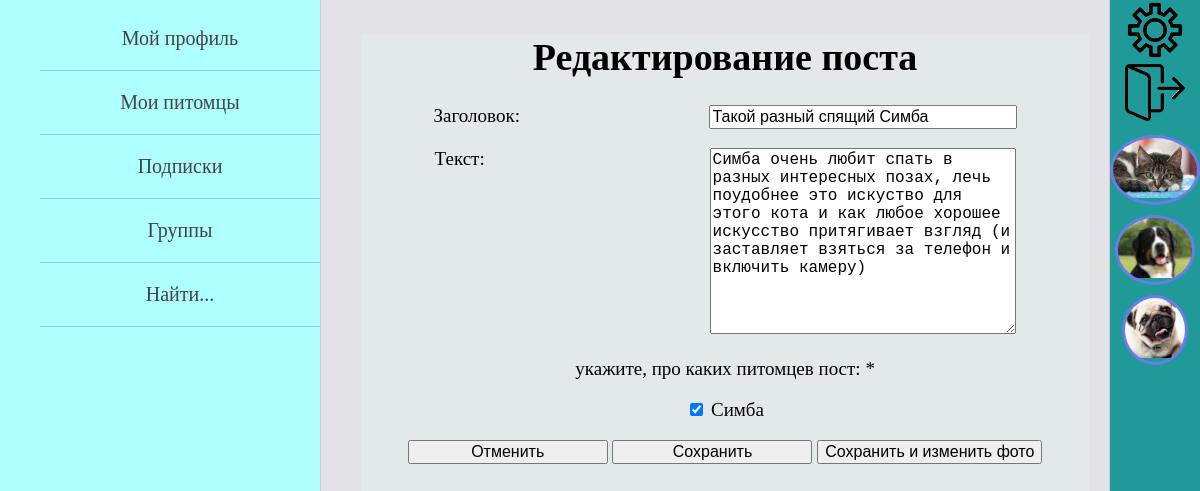
The page /posts/2/edit/ (signed in) on the database its author committed.
### pet_owners/models.py (models this page shows, shortened)
class OwnerPost(models.Model):
    autor = models.ForeignKey(settings.AUTH_USER_MODEL, on_delete=models.CASCADE, verbose_name='автор поста')
    title = models.CharField(max_length=105, blank=True, verbose_name='заголовок')
    text_of_post = models.TextField(max_length=2000, verbose_name='текст поста')
    animals = models.ManyToManyField(Animal, related_name='posts',
                                     verbose_name='питомцы в посте')
    is_published = models.BooleanField(default=True)
    date_create = models.DateTimeField(auto_now_add=True, verbose_name='дата создания поста')
    views = models.ManyToManyField(settings.AUTH_USER_MODEL, related_name='views', verbose_name='просмотры')
    likes = models.ManyToManyField(settings.AUTH_USER_MODEL, related_name='likes', verbose_name='лайки')
    class Meta:
        verbose_name = 'Пост пользователя'
        verbose_name_plural = 'Посты пользователей'
        ordering = ['-date_create']

class Animal(models.Model):
    GENDER = (
        ("мальчик", "мальчик"),
        ("девочка", "девочка")
    )
    name_of_animal = models.CharField(max_length=55, verbose_name='имя питомца')
    pet_owner = models.ForeignKey(settings.AUTH_USER_MODEL, on_delete=models.CASCADE, verbose_name='владелец')
    category_of_animal = models.ForeignKey(AnimalCategory, on_delete=models.PROTECT, verbose_name='вид')
    animal_breed = models.CharField(max_length=100, blank=True, verbose_name='порода питомца')
    date_of_animal_birth = models.DateField(verbose_name='дата рождения питомца', blank=True, null=True)
    sex = models.CharField(max_length=7, choices=GENDER, verbose_name='пол', null=True)
    animal_photo = models.ImageField(upload_to="animals_photos/%Y/%m/%d/", verbose_name='фото питомца')
    about_pet = models.TextField(max_length=520, verbose_name='о питомце')
    def __str__(self):
        return self.name_of_animal
    class Meta:
        verbose_name = 'Питомец'
        verbose_name_plural = 'Питомцы'

### posts/views.py (the view, shortened to what this page needs)
# urls.py: path('<int:pk>/edit/', UpdatePostView.as_view(), name='edit_post'),
class UpdatePostView(LoginRequiredMixin, DataMixin, UpdateView):
    form_class = AddOrEditPostForm
    template_name = 'posts/edit_post_page.html'
    def get_queryset(self):
        return OwnerPost.objects.filter(pk=self.kwargs['pk'])
    def get_form_kwargs(self, *args, **kwargs):
        form_kwargs = super(UpdatePostView, self).get_form_kwargs(*args, **kwargs)
        form_kwargs['user_id'] = self.request.user.id
        return form_kwargs
    def get_context_data(self, *, object_list=None, **kwargs):
        context = super().get_context_data(**kwargs)
        context['title'] = "Редактирование поста"
        context.update(self.get_left_menu())
        context.update(self.get_right_menu())
        return context

### posts/forms.py
class AddOrEditPostForm(forms.ModelForm):
    title = forms.CharField(label='Заголовок', required=False,
                            widget=forms.TextInput(attrs={'class': 'form-input'}))
    text_of_post = forms.CharField(label='Текст', required=False,
                                   widget=forms.Textarea(attrs={'class': 'form-input'}))
    animals = forms.ModelMultipleChoiceField(label='укажите, про каких питомцев пост',
                                             queryset=None, widget=forms.CheckboxSelectMultiple)
    def __init__(self, user_id, *args, **kwargs):
        super(AddOrEditPostForm, self).__init__(*args, **kwargs)
        user = Owner.objects.get(pk=user_id)
        self.fields['animals'].queryset = Animal.objects.filter(pet_owner=user)
    class Meta:
        model = OwnerPost
        fields = ('title', 'text_of_post', 'animals')

### pet_owners/templatetags/pet_owners_tags.py (called while the page is built)
@register.inclusion_tag('pet_owners/form_fields.html')
def show_form_fields(form):
    return {'form': form}

### pet_owners/utils.py (called while the page is built)
    def get_left_menu(self):
        context = {}
        if self.request.user.is_authenticated:
            context['left_menu'] = [
                {'title': "Мой профиль", 'url_name': ['profile_home', self.request.user.id]},
                {'title': "Мои питомцы", 'url_name': ['all_animals_page']},
                {'title': "Подписки", 'url_name': ['owner_subscriptions', self.request.user.id]},
                {'title': "Группы", 'url_name': ['my_groups']},
                {'title': "Найти...", 'url_name': ['profile_home', self.request.user.id]}
            ]
        else:
            context['left_menu'] = [
                {'title': "Регистрация", 'url_name': 'register'},
                {'title': "Войти", 'url_name': 'login'},
            ]
        return context

    def get_right_menu(self, auth_user=None):
        context = {}
        if auth_user is None:
            auth_user = self.request.user
        animals = Animal.objects.filter(followers__follower=auth_user)[:7]
        context['animals_for_right_menu'] = animals
        return context

### posts/templates/posts/edit_post_page.html
{% extends 'pet_owners/base.html' %}
{% load pet_owners_tags %}
{% block content %}
<div class="form_block">
    <h1>{{title}}</h1>
    <form method="post">
        {% show_form_fields form %}
        <button class="form_button" type="submit" name="cancel">
            Отменить
        </button>
        <button class="form_button" type="submit" name="update_without_photos">
            Сохранить
        </button>
        <button class="form_button" type="submit" name="update_with_photos">
            Сохранить и изменить фото
        </button>
    </form>
</div>
{% endblock %}

### pet_owners/templates/pet_owners/base.html (shortened to what this page needs)
{% load static %}
<!DOCTYPE html>
<html lang="en">
<head>
    <link type="text/css" href="{% static 'pet_owners/css/styles.css' %}" rel="stylesheet" />
</head>
<body>
<table class="table-page" border=0 cellpadding="0" cellspacing="0">
<tr>
    <td valign="top" class="left-chapters">
        <ul id="leftchapters">
            {% for el_menu in left_menu %}
                {% if request.user.is_authenticated %}
                    {% if el_menu.url_name|length == 2 %}
                        <li><a href="{% url el_menu.url_name.0 el_menu.url_name.1 %}">
                            {{el_menu.title}}
                        </a></li>
                    {% else %}
                        <li><a href="{% url el_menu.url_name.0 %}">
                            {{el_menu.title}}
                        </a></li>
                    {% endif %}
                {% else %}
                    <li><a href="{% url el_menu.url_name %}">{{el_menu.title}}</a></li>
                {% endif %}
            {% endfor %}
        </ul>
    </td>
    <td valign="top" class="content">
        <div class="content-text">
            {% block content %}
            {% endblock %}
        </div>
    </td>
    <td valign="top" class="right-chapters">
        <table border=0 cellpadding="0" cellspacing="0">
            {% if request.user.is_authenticated %}
            <tr class="settings_button"><td>
                <a href="{% url 'profile-settings' request.user.id %}">
                    <img src="/static/pet_owners/images/settings_img.png" width="60">
                </a>
            </td></tr>
            <tr class="logout_button"><td>
                <a href="{% url 'logout' %}">
                    <img src="/static/pet_owners/images/exit.png" width="60">
                </a>
            </td></tr>
            {% for sub in animals_for_right_menu %}
                <tr class="right_sub_button"><td>
                    <a href="{% url 'animal_posts' sub.pk %}">
                        <div class="sub_avatar">
                            <img src="{{sub.animal_photo.url}}" height=60>
                        </div>
                    </a>
                </td></tr>
            {% endfor %}
            {% endif %}
        </table>
    </td>
</tr>
</table>
</body>
</html>

### pet_owners/templates/pet_owners/form_fields.html (shortened to what this page needs)
{% for field in form %}
<p><label class="form-label" for="{{ field.id_for_label }}">
    {{field.label}}:{% if field.field.required %} * {% endif %}
</label>{{ field }}</p>
{% endfor %}

### pet_owners/static/pet_owners/css/styles.css (style rules this page uses)
html, body { font-family: 'Georgia'; margin: 0; padding: 0; height: 100%; width: 100%; color: #000000; }
.table-page { width: 100%; height: 100%; vertical-align: top; }
.table-page tr { height: 100%; }
.left-chapters { margin: 0; background: rgba(140, 255, 255, 0.7); border-right: 1px solid #ccc; min-height: 100%; }
.left-chapters ul { width: 300px; min-height: 100%; margin: 0; padding: 7px 0 7px 20px; list-style: none; font-size: 20px; }
.left-chapters ul li { text-align: center; margin-left: 20px; padding: 20px 0 20px 0; color: #999; border-bottom: 1px solid rgba(126, 117, 255, 0.4); }
.left-chapters ul li a { color: #444; text-decoration: none; transition: color .2s linear; }
.right-chapters { margin: 0; background: #209999; border-left: 1px solid #ccc; min-height: 100%; }
.settings_button, .logout_button, .right_sub_button { text-align: center; }
.settings_button a, .logout_button a, .right_sub_button a { display: block; height: 100%; width: 100%; transition: all .2s linear; }
.right_sub_button .sub_avatar { border: 3px solid rgba(126, 117, 255, 0.8); }
.content { background: #27234621; padding: 10px 20px 20px 40px; width: 100%; height: 100%; box-sizing: border-box; }
.content-text { height: 100%; font-size: 19px; background: #e3e8e8; font-family: Yandex Sans Display Light; }
.sub_avatar, .foll_avatar, .author_avatar, .mem_cell_avatar { display: inline-block; vertical-align: middle; text-align: center; max-height: 120px; max-width: 120px; margin-top: 10px; border-radius: 50%; overflow: hidden; }
.form_block, .form_block_set { width: 100%; text-align: center; }
.form-input { width: 300px; font-size: 16px; }
.form-label { display: inline-block; text-align: left; min-width: 275px; vertical-align: top; }
.form_button { min-width: 200px; font-size: 16px; }

### rows shown on the page
OwnerPost: form "Такой разный спящий Симба" "Симба очень любит спать в разных интересных позах, лечь поудобнее это искуство для этого кота и как любое хорошее искусство притягивает взгляд (и заставляет взяться за телефон и включить камеру)"
Animal: animal_photo (picture)
Animal: animal_photo (picture)
Animal: animal_photo (picture)

### other values the page prints
{{ el_menu.title }} "Мой профиль" "Подписки" "Найти..."
{{ el_menu.title }} "Мои питомцы" "Группы"
{{ title }} "Редактирование поста"
{{ field.label }} "Заголовок" "Текст" "укажите, про каких питомцев пост"
